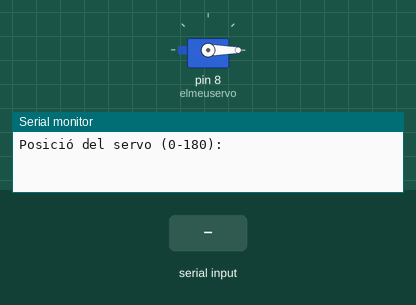
Simulated run of this sketch. Board: Arduino Uno, built with avr-gcc and run on an emulated ATmega328P. On the bench: servo, the last lines printed to the serial monitor. Inputs (shaded band) come from the test bench.

Above: at 3.2 s.
3.3 s: "30,150\n" received over Serial
At 4.5 s:
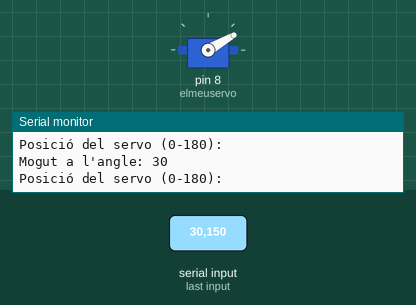
4.8 s: "200\n" received over Serial
At 5.5 s:
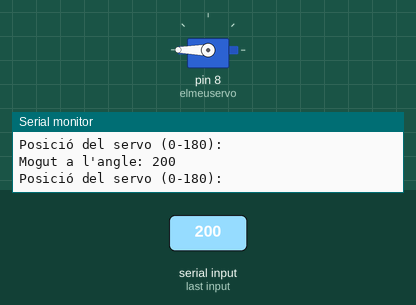
6.3 s: "90,45\n" received over Serial
At 6.7 s:
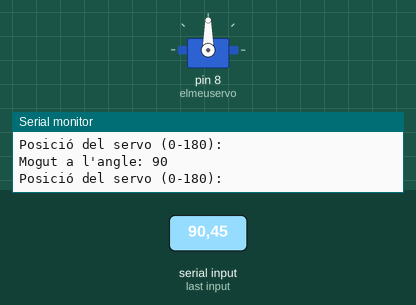
Timing chart, 0 to 9.3 s (numbered marks = the images above; inputs shaded):
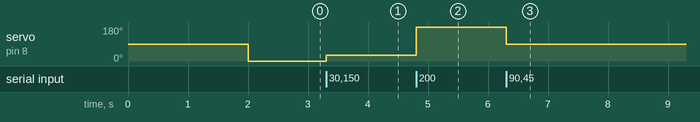

Measured:
- after the input at 3.3 s, servo on pin 8 (elmeuservo): 0° → 30° at once
- after the input at 4.8 s, servo on pin 8 (elmeuservo): 30° → 180° at once
- after the input at 6.3 s, servo on pin 8 (elmeuservo): 180° → 90° at once

The sketch:

Servo_test.ino
```cpp
// Modificar servo per rotació contínua
// https://www.youtube.com/watch?v=4C8Y3caU4y0

#include <Servo.h>

Servo elmeuservo;   // crea l'objecte servo per a controlar-lo

void setup() {
    // Obre el port sèrie i espera a que connecti
    Serial.begin(9600);
    while (!Serial) {
        delay(10);
    }
    elmeuservo.attach(8);    // associa el servo al GPIO8
    delay(2000);             // esperem que s'auto-inicialitzi
    elmeuservo.write(0);     // posicionem el servo a 0 graus
}

void loop() {
    int angle, caracter, i;
    char valor[4];

    Serial.println("");
    Serial.println("Posició del servo (0-180): ");
    i=0;
    while(true) {
        if (Serial.available() > 0) {
            caracter = Serial.read();
            if (caracter == 10) {    // Return o Enviar
                valor[i] = 0;   // Fi d'string
                break;
            }
            else {
                if (i < 3) {    // màxim 3 dígits
                    valor[i] = caracter;
                    i++;
                }
            }
        }
    }
    angle = atoi(valor);
    Serial.print("Mogut a l'angle: ");  Serial.println(angle);
    elmeuservo.write(angle);    // mou el servo a la posició entrada
}
```
